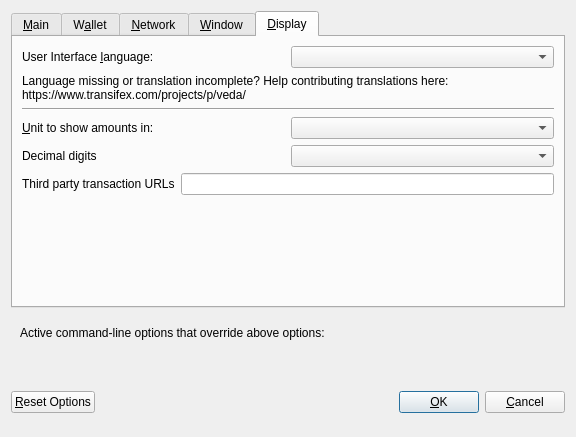
<?xml version="1.0" encoding="UTF-8"?>
<ui version="4.0">
 <class>OptionsDialog</class>
 <widget class="QDialog" name="OptionsDialog">
  <property name="geometry">
   <rect>
    <x>0</x>
    <y>0</y>
    <width>576</width>
    <height>411</height>
   </rect>
  </property>
  <property name="windowTitle">
   <string>Options</string>
  </property>
  <property name="modal">
   <bool>true</bool>
  </property>
  <layout class="QVBoxLayout" name="verticalLayout">
   <item>
    <widget class="QTabWidget" name="tabWidget">
     <property name="currentIndex">
      <number>4</number>
     </property>
     <widget class="QWidget" name="tabMain">
      <attribute name="title">
       <string>&amp;Main</string>
      </attribute>
      <layout class="QVBoxLayout" name="verticalLayout_Main">
       <item>
        <widget class="QCheckBox" name="bitcoinAtStartup">
         <property name="toolTip">
          <string>Automatically start Veda Core after logging in to the system.</string>
         </property>
         <property name="text">
          <string>&amp;Start Veda Core on system login</string>
         </property>
        </widget>
       </item>
       <item>
        <layout class="QHBoxLayout" name="horizontalLayout_2_Main">
         <item>
          <widget class="QLabel" name="databaseCacheLabel">
           <property name="text">
            <string>Size of &amp;database cache</string>
           </property>
           <property name="textFormat">
            <enum>Qt::PlainText</enum>
           </property>
           <property name="buddy">
            <cstring>databaseCache</cstring>
           </property>
          </widget>
         </item>
         <item>
          <widget class="QSpinBox" name="databaseCache"/>
         </item>
         <item>
          <widget class="QLabel" name="databaseCacheUnitLabel">
           <property name="text">
            <string>MB</string>
           </property>
           <property name="textFormat">
            <enum>Qt::PlainText</enum>
           </property>
          </widget>
         </item>
         <item>
          <spacer name="horizontalSpacer_2_Main">
           <property name="orientation">
            <enum>Qt::Horizontal</enum>
           </property>
           <property name="sizeHint" stdset="0">
            <size>
             <width>40</width>
             <height>20</height>
            </size>
           </property>
          </spacer>
         </item>
        </layout>
       </item>
       <item>
        <layout class="QHBoxLayout" name="horizontalLayout_3_Main">
         <item>
          <widget class="QLabel" name="threadsScriptVerifLabel">
           <property name="text">
            <string>Number of script &amp;verification threads</string>
           </property>
           <property name="textFormat">
            <enum>Qt::PlainText</enum>
           </property>
           <property name="buddy">
            <cstring>threadsScriptVerif</cstring>
           </property>
          </widget>
         </item>
         <item>
          <widget class="QSpinBox" name="threadsScriptVerif">
           <property name="toolTip">
            <string>(0 = auto, &lt;0 = leave that many cores free)</string>
           </property>
          </widget>
         </item>
         <item>
          <spacer name="horizontalSpacer_3_Main">
           <property name="orientation">
            <enum>Qt::Horizontal</enum>
           </property>
           <property name="sizeHint" stdset="0">
            <size>
             <width>40</width>
             <height>20</height>
            </size>
           </property>
          </spacer>
         </item>
        </layout>
       </item>
       <item>
        <spacer name="verticalSpacer_Main">
         <property name="orientation">
          <enum>Qt::Vertical</enum>
         </property>
         <property name="sizeHint" stdset="0">
          <size>
           <width>20</width>
           <height>40</height>
          </size>
         </property>
        </spacer>
       </item>
      </layout>
     </widget>
     <widget class="QWidget" name="tabWallet">
      <attribute name="title">
       <string>W&amp;allet</string>
      </attribute>
      <layout class="QVBoxLayout" name="verticalLayout_Wallet">
       <item>
        <widget class="QGroupBox" name="groupBox">
         <property name="title">
          <string>Expert</string>
         </property>
         <layout class="QVBoxLayout" name="verticalLayout_2">
          <item>
           <widget class="QCheckBox" name="coinControlFeatures">
            <property name="toolTip">
             <string>Whether to show coin control features or not.</string>
            </property>
            <property name="text">
             <string>Enable coin &amp;control features</string>
            </property>
           </widget>
          </item>
          <item>
           <widget class="QCheckBox" name="showMasternodesTab">
            <property name="toolTip">
             <string>Show additional tab listing all your masternodes in first sub-tab&lt;br/&gt;and all masternodes on the network in second sub-tab.</string>
            </property>
            <property name="text">
             <string>Show Masternodes Tab</string>
            </property>
           </widget>
          </item>
          <item>
           <widget class="QCheckBox" name="showAdvancedPSUI">
            <property name="toolTip">
             <string>Show additional information and buttons for PrivateSend on overview screen.</string>
            </property>
            <property name="text">
             <string>Enable advanced PrivateSend interface</string>
            </property>
           </widget>
          </item>
          <item>
           <widget class="QCheckBox" name="lowKeysWarning">
            <property name="toolTip">
             <string>Show warning dialog when PrivateSend detects that wallet has very low number of keys left.</string>
            </property>
            <property name="text">
             <string>Warn if PrivateSend is running out of keys</string>
            </property>
           </widget>
          </item>
          <item>
           <widget class="QCheckBox" name="privateSendMultiSession">
            <property name="toolTip">
             <string>Whether to use experimental PrivateSend mode with multiple mixing sessions per block.&lt;br/&gt;Note: You must use this feature carefully.&lt;br/&gt;Make sure you always have recent wallet (auto)backup in a safe place!</string>
            </property>
            <property name="text">
             <string>Enable PrivateSend &amp;multi-session</string>
            </property>
           </widget>
          </item>
          <item>
           <widget class="QCheckBox" name="spendZeroConfChange">
            <property name="toolTip">
             <string>If you disable the spending of unconfirmed change, the change from a transaction&lt;br/&gt;cannot be used until that transaction has at least one confirmation.&lt;br/&gt;This also affects how your balance is computed.</string>
            </property>
            <property name="text">
             <string>&amp;Spend unconfirmed change</string>
            </property>
           </widget>
          </item>
         </layout>
        </widget>
       </item>
       <item>
        <layout class="QHBoxLayout" name="horizontalLayout_4_Wallet">
         <item>
          <widget class="QLabel" name="label">
           <property name="toolTip">
            <string>This setting determines the amount of individual masternodes that an input will be anonymized through.&lt;br/&gt;More rounds of anonymization gives a higher degree of privacy, but also costs more in fees.</string>
           </property>
           <property name="text">
            <string>PrivateSend rounds to use</string>
           </property>
          </widget>
         </item>
         <item>
          <widget class="QSpinBox" name="privateSendRounds">
           <property name="minimum">
            <number>2</number>
           </property>
           <property name="maximum">
            <number>8</number>
           </property>
           <property name="value">
            <number>4</number>
           </property>
          </widget>
         </item>
        </layout>
       </item>
       <item>
        <layout class="QHBoxLayout" name="horizontalLayout">
         <item>
          <widget class="QLabel" name="label_2">
           <property name="toolTip">
            <string>This amount acts as a threshold to turn off PrivateSend once it's reached.</string>
           </property>
           <property name="statusTip">
            <string notr="true"/>
           </property>
           <property name="whatsThis">
            <string notr="true"/>
           </property>
           <property name="accessibleName">
            <string notr="true"/>
           </property>
           <property name="accessibleDescription">
            <string notr="true"/>
           </property>
           <property name="text">
            <string>Amount of Veda to keep anonymized</string>
           </property>
          </widget>
         </item>
         <item>
          <widget class="QSpinBox" name="privateSendAmount">
           <property name="minimum">
            <number>2</number>
           </property>
           <property name="maximum">
            <number>2000</number>
           </property>
           <property name="singleStep">
            <number>10</number>
           </property>
           <property name="value">
            <number>1000</number>
           </property>
          </widget>
         </item>
        </layout>
       </item>
       <item>
        <spacer name="verticalSpacer_Wallet">
         <property name="orientation">
          <enum>Qt::Vertical</enum>
         </property>
         <property name="sizeHint" stdset="0">
          <size>
           <width>20</width>
           <height>40</height>
          </size>
         </property>
        </spacer>
       </item>
      </layout>
     </widget>
     <widget class="QWidget" name="tabNetwork">
      <attribute name="title">
       <string>&amp;Network</string>
      </attribute>
      <layout class="QVBoxLayout" name="verticalLayout_Network">
       <item>
        <widget class="QCheckBox" name="mapPortUpnp">
         <property name="toolTip">
          <string>Automatically open the Veda Core client port on the router. This only works when your router supports UPnP and it is enabled.</string>
         </property>
         <property name="text">
          <string>Map port using &amp;UPnP</string>
         </property>
        </widget>
       </item>
       <item>
        <widget class="QCheckBox" name="allowIncoming">
         <property name="toolTip">
          <string>Accept connections from outside</string>
         </property>
         <property name="text">
          <string>Allow incoming connections</string>
         </property>
        </widget>
       </item>
       <item>
        <widget class="QCheckBox" name="connectSocks">
         <property name="toolTip">
          <string>Connect to the Veda network through a SOCKS5 proxy.</string>
         </property>
         <property name="text">
          <string>&amp;Connect through SOCKS5 proxy (default proxy):</string>
         </property>
        </widget>
       </item>
       <item>
        <layout class="QHBoxLayout" name="horizontalLayout_1_Network">
         <item>
          <widget class="QLabel" name="proxyIpLabel">
           <property name="text">
            <string>Proxy &amp;IP:</string>
           </property>
           <property name="textFormat">
            <enum>Qt::PlainText</enum>
           </property>
           <property name="buddy">
            <cstring>proxyIp</cstring>
           </property>
          </widget>
         </item>
         <item>
          <widget class="QValidatedLineEdit" name="proxyIp">
           <property name="minimumSize">
            <size>
             <width>140</width>
             <height>0</height>
            </size>
           </property>
           <property name="maximumSize">
            <size>
             <width>140</width>
             <height>16777215</height>
            </size>
           </property>
           <property name="toolTip">
            <string>IP address of the proxy (e.g. IPv4: 127.0.0.1 / IPv6: ::1)</string>
           </property>
          </widget>
         </item>
         <item>
          <widget class="QLabel" name="proxyPortLabel">
           <property name="text">
            <string>&amp;Port:</string>
           </property>
           <property name="textFormat">
            <enum>Qt::PlainText</enum>
           </property>
           <property name="buddy">
            <cstring>proxyPort</cstring>
           </property>
          </widget>
         </item>
         <item>
          <widget class="QLineEdit" name="proxyPort">
           <property name="minimumSize">
            <size>
             <width>55</width>
             <height>0</height>
            </size>
           </property>
           <property name="maximumSize">
            <size>
             <width>55</width>
             <height>16777215</height>
            </size>
           </property>
           <property name="toolTip">
            <string>Port of the proxy (e.g. 9050)</string>
           </property>
          </widget>
         </item>
         <item>
          <spacer name="horizontalSpacer_1_Network">
           <property name="orientation">
            <enum>Qt::Horizontal</enum>
           </property>
           <property name="sizeHint" stdset="0">
            <size>
             <width>40</width>
             <height>20</height>
            </size>
           </property>
          </spacer>
         </item>
        </layout>
       </item>
       <item>
        <layout class="QHBoxLayout" name="horizontalLayout_2_Network">
         <item>
          <widget class="QLabel" name="proxyActiveNets">
           <property name="text">
            <string>Used for reaching peers via:</string>
           </property>
           <property name="textFormat">
            <enum>Qt::PlainText</enum>
           </property>
          </widget>
         </item>
         <item>
          <widget class="QCheckBox" name="proxyReachIPv4">
           <property name="enabled">
            <bool>false</bool>
           </property>
           <property name="toolTip">
            <string>Shows, if the supplied default SOCKS5 proxy is used to reach peers via this network type.</string>
           </property>
           <property name="text">
            <string/>
           </property>
          </widget>
         </item>
         <item>
          <widget class="QLabel" name="proxyReachIPv4Label">
           <property name="text">
            <string>IPv4</string>
           </property>
           <property name="textFormat">
            <enum>Qt::PlainText</enum>
           </property>
          </widget>
         </item>
         <item>
          <widget class="QCheckBox" name="proxyReachIPv6">
           <property name="enabled">
            <bool>false</bool>
           </property>
           <property name="toolTip">
            <string>Shows, if the supplied default SOCKS5 proxy is used to reach peers via this network type.</string>
           </property>
           <property name="text">
            <string/>
           </property>
          </widget>
         </item>
         <item>
          <widget class="QLabel" name="proxyReachIPv6Label">
           <property name="text">
            <string>IPv6</string>
           </property>
           <property name="textFormat">
            <enum>Qt::PlainText</enum>
           </property>
          </widget>
         </item>
         <item>
          <widget class="QCheckBox" name="proxyReachTor">
           <property name="enabled">
            <bool>false</bool>
           </property>
           <property name="toolTip">
            <string>Shows, if the supplied default SOCKS5 proxy is used to reach peers via this network type.</string>
           </property>
           <property name="text">
            <string/>
           </property>
          </widget>
         </item>
         <item>
          <widget class="QLabel" name="proxyReachTorLabel">
           <property name="text">
            <string>Tor</string>
           </property>
           <property name="textFormat">
            <enum>Qt::PlainText</enum>
           </property>
          </widget>
         </item>
         <item>
          <spacer name="horizontalSpacer_2_Network">
           <property name="orientation">
            <enum>Qt::Horizontal</enum>
           </property>
           <property name="sizeHint" stdset="0">
            <size>
             <width>40</width>
             <height>20</height>
            </size>
           </property>
          </spacer>
         </item>
        </layout>
       </item>
       <item>
        <widget class="QCheckBox" name="connectSocksTor">
         <property name="toolTip">
          <string>Connect to the Veda network through a separate SOCKS5 proxy for Tor hidden services.</string>
         </property>
         <property name="text">
          <string>Use separate SOCKS5 proxy to reach peers via Tor hidden services:</string>
         </property>
        </widget>
       </item>
       <item>
        <layout class="QHBoxLayout" name="horizontalLayout_3_Network">
         <item>
          <widget class="QLabel" name="proxyIpTorLabel">
           <property name="text">
            <string>Proxy &amp;IP:</string>
           </property>
           <property name="textFormat">
            <enum>Qt::PlainText</enum>
           </property>
           <property name="buddy">
            <cstring>proxyIpTor</cstring>
           </property>
          </widget>
         </item>
         <item>
          <widget class="QValidatedLineEdit" name="proxyIpTor">
           <property name="minimumSize">
            <size>
             <width>140</width>
             <height>0</height>
            </size>
           </property>
           <property name="maximumSize">
            <size>
             <width>140</width>
             <height>16777215</height>
            </size>
           </property>
           <property name="toolTip">
            <string>IP address of the proxy (e.g. IPv4: 127.0.0.1 / IPv6: ::1)</string>
           </property>
          </widget>
         </item>
         <item>
          <widget class="QLabel" name="proxyPortTorLabel">
           <property name="text">
            <string>&amp;Port:</string>
           </property>
           <property name="textFormat">
            <enum>Qt::PlainText</enum>
           </property>
           <property name="buddy">
            <cstring>proxyPortTor</cstring>
           </property>
          </widget>
         </item>
         <item>
          <widget class="QLineEdit" name="proxyPortTor">
           <property name="minimumSize">
            <size>
             <width>55</width>
             <height>0</height>
            </size>
           </property>
           <property name="maximumSize">
            <size>
             <width>55</width>
             <height>16777215</height>
            </size>
           </property>
           <property name="toolTip">
            <string>Port of the proxy (e.g. 9050)</string>
           </property>
          </widget>
         </item>
         <item>
          <spacer name="horizontalSpacer_4_Network">
           <property name="orientation">
            <enum>Qt::Horizontal</enum>
           </property>
           <property name="sizeHint" stdset="0">
            <size>
             <width>40</width>
             <height>20</height>
            </size>
           </property>
          </spacer>
         </item>
        </layout>
       </item>
       <item>
        <spacer name="verticalSpacer_Network">
         <property name="orientation">
          <enum>Qt::Vertical</enum>
         </property>
         <property name="sizeHint" stdset="0">
          <size>
           <width>20</width>
           <height>40</height>
          </size>
         </property>
        </spacer>
       </item>
      </layout>
     </widget>
     <widget class="QWidget" name="tabWindow">
      <attribute name="title">
       <string>&amp;Window</string>
      </attribute>
      <layout class="QVBoxLayout" name="verticalLayout_Window">
       <item>
        <widget class="QCheckBox" name="hideTrayIcon">
         <property name="toolTip">
          <string>&amp;Hide the icon from the system tray.</string>
         </property>
         <property name="text">
          <string>Hide tray icon</string>
         </property>
        </widget>
       </item>
       <item>
        <widget class="QCheckBox" name="minimizeToTray">
         <property name="toolTip">
          <string>Show only a tray icon after minimizing the window.</string>
         </property>
         <property name="text">
          <string>&amp;Minimize to the tray instead of the taskbar</string>
         </property>
        </widget>
       </item>
       <item>
        <widget class="QCheckBox" name="minimizeOnClose">
         <property name="toolTip">
          <string>Minimize instead of exit the application when the window is closed. When this option is enabled, the application will be closed only after selecting Exit in the menu.</string>
         </property>
         <property name="text">
          <string>M&amp;inimize on close</string>
         </property>
        </widget>
       </item>
       <item>
        <spacer name="verticalSpacer_Window">
         <property name="orientation">
          <enum>Qt::Vertical</enum>
         </property>
         <property name="sizeHint" stdset="0">
          <size>
           <width>20</width>
           <height>40</height>
          </size>
         </property>
        </spacer>
       </item>
      </layout>
     </widget>
     <widget class="QWidget" name="tabDisplay">
      <attribute name="title">
       <string>&amp;Display</string>
      </attribute>
      <layout class="QVBoxLayout" name="verticalLayout_Display">
       <item>
        <layout class="QHBoxLayout" name="horizontalLayout_1_Display">
         <item>
          <widget class="QLabel" name="langLabel">
           <property name="text">
            <string>User Interface &amp;language:</string>
           </property>
           <property name="textFormat">
            <enum>Qt::PlainText</enum>
           </property>
           <property name="buddy">
            <cstring>lang</cstring>
           </property>
          </widget>
         </item>
         <item>
          <widget class="QValueComboBox" name="lang">
           <property name="toolTip">
            <string>The user interface language can be set here. This setting will take effect after restarting Veda Core.</string>
           </property>
          </widget>
         </item>
        </layout>
       </item>
       <item>
        <widget class="QLabel" name="label_3">
         <property name="toolTip">
          <string notr="true"/>
         </property>
         <property name="statusTip">
          <string notr="true"/>
         </property>
         <property name="whatsThis">
          <string notr="true"/>
         </property>
         <property name="accessibleName">
          <string notr="true"/>
         </property>
         <property name="text">
          <string>Language missing or translation incomplete? Help contributing translations here:
https://www.transifex.com/projects/p/veda/</string>
         </property>
         <property name="wordWrap">
          <bool>true</bool>
         </property>
         <property name="openExternalLinks">
          <bool>true</bool>
         </property>
         <property name="textInteractionFlags">
          <set>Qt::TextBrowserInteraction</set>
         </property>
        </widget>
       </item>
       <item>
        <widget class="Line" name="line">
         <property name="orientation">
          <enum>Qt::Horizontal</enum>
         </property>
        </widget>
       </item>
       <item>
        <layout class="QHBoxLayout" name="horizontalLayout_2_Display">
         <item>
          <widget class="QLabel" name="unitLabel">
           <property name="text">
            <string>&amp;Unit to show amounts in:</string>
           </property>
           <property name="textFormat">
            <enum>Qt::PlainText</enum>
           </property>
           <property name="buddy">
            <cstring>unit</cstring>
           </property>
          </widget>
         </item>
         <item>
          <widget class="QValueComboBox" name="unit">
           <property name="toolTip">
            <string>Choose the default subdivision unit to show in the interface and when sending coins.</string>
           </property>
          </widget>
         </item>
        </layout>
       </item>
       <item>
        <layout class="QHBoxLayout" name="horizontalLayout_5_Display">
         <item>
          <widget class="QLabel" name="digitsLabel">
           <property name="text">
            <string>Decimal digits</string>
           </property>
          </widget>
         </item>
         <item>
          <widget class="QValueComboBox" name="digits"/>
         </item>
        </layout>
       </item>
       <item>
        <layout class="QHBoxLayout" name="horizontalLayout_3_Display">
         <item>
          <widget class="QLabel" name="thirdPartyTxUrlsLabel">
           <property name="toolTip">
            <string>Third party URLs (e.g. a block explorer) that appear in the transactions tab as context menu items.&lt;br/&gt;%s in the URL is replaced by transaction hash. Multiple URLs are separated by vertical bar |.</string>
           </property>
           <property name="text">
            <string>Third party transaction URLs</string>
           </property>
           <property name="buddy">
            <cstring>thirdPartyTxUrls</cstring>
           </property>
          </widget>
         </item>
         <item>
          <widget class="QLineEdit" name="thirdPartyTxUrls">
           <property name="toolTip">
            <string>Third party URLs (e.g. a block explorer) that appear in the transactions tab as context menu items.&lt;br/&gt;%s in the URL is replaced by transaction hash. Multiple URLs are separated by vertical bar |.</string>
           </property>
          </widget>
         </item>
        </layout>
       </item>
       <item>
        <spacer name="verticalSpacer">
         <property name="orientation">
          <enum>Qt::Vertical</enum>
         </property>
         <property name="sizeHint" stdset="0">
          <size>
           <width>20</width>
           <height>40</height>
          </size>
         </property>
        </spacer>
       </item>
      </layout>
     </widget>
    </widget>
   </item>
   <item>
    <widget class="QFrame" name="frame">
     <layout class="QVBoxLayout" name="verticalLayout_Bottom">
      <item>
       <layout class="QHBoxLayout" name="horizontalLayout_Bottom">
        <item>
         <widget class="QLabel" name="overriddenByCommandLineInfoLabel">
          <property name="text">
           <string>Active command-line options that override above options:</string>
          </property>
          <property name="textFormat">
           <enum>Qt::PlainText</enum>
          </property>
         </widget>
        </item>
        <item>
         <spacer name="horizontalSpacer_Bottom">
          <property name="orientation">
           <enum>Qt::Horizontal</enum>
          </property>
          <property name="sizeHint" stdset="0">
           <size>
            <width>40</width>
            <height>20</height>
           </size>
          </property>
         </spacer>
        </item>
       </layout>
      </item>
      <item>
       <widget class="QLabel" name="overriddenByCommandLineLabel">
        <property name="text">
         <string/>
        </property>
        <property name="textFormat">
         <enum>Qt::PlainText</enum>
        </property>
        <property name="wordWrap">
         <bool>true</bool>
        </property>
       </widget>
      </item>
     </layout>
    </widget>
   </item>
   <item>
    <layout class="QHBoxLayout" name="horizontalLayout_Buttons">
     <item>
      <widget class="QPushButton" name="resetButton">
       <property name="toolTip">
        <string>Reset all client options to default.</string>
       </property>
       <property name="text">
        <string>&amp;Reset Options</string>
       </property>
       <property name="autoDefault">
        <bool>false</bool>
       </property>
      </widget>
     </item>
     <item>
      <spacer name="horizontalSpacer_1">
       <property name="orientation">
        <enum>Qt::Horizontal</enum>
       </property>
       <property name="sizeHint" stdset="0">
        <size>
         <width>40</width>
         <height>48</height>
        </size>
       </property>
      </spacer>
     </item>
     <item>
      <widget class="QLabel" name="statusLabel">
       <property name="minimumSize">
        <size>
         <width>200</width>
         <height>0</height>
        </size>
       </property>
       <property name="font">
        <font>
         <weight>75</weight>
         <bold>true</bold>
        </font>
       </property>
       <property name="text">
        <string/>
       </property>
       <property name="textFormat">
        <enum>Qt::PlainText</enum>
       </property>
       <property name="wordWrap">
        <bool>true</bool>
       </property>
      </widget>
     </item>
     <item>
      <spacer name="horizontalSpacer_2">
       <property name="orientation">
        <enum>Qt::Horizontal</enum>
       </property>
       <property name="sizeHint" stdset="0">
        <size>
         <width>40</width>
         <height>48</height>
        </size>
       </property>
      </spacer>
     </item>
     <item>
      <widget class="QPushButton" name="okButton">
       <property name="text">
        <string>&amp;OK</string>
       </property>
       <property name="autoDefault">
        <bool>false</bool>
       </property>
       <property name="default">
        <bool>true</bool>
       </property>
      </widget>
     </item>
     <item>
      <widget class="QPushButton" name="cancelButton">
       <property name="text">
        <string>&amp;Cancel</string>
       </property>
       <property name="autoDefault">
        <bool>false</bool>
       </property>
      </widget>
     </item>
    </layout>
   </item>
  </layout>
 </widget>
 <customwidgets>
  <customwidget>
   <class>QValidatedLineEdit</class>
   <extends>QLineEdit</extends>
   <header>qvalidatedlineedit.h</header>
  </customwidget>
  <customwidget>
   <class>QValueComboBox</class>
   <extends>QComboBox</extends>
   <header>qvaluecombobox.h</header>
  </customwidget>
 </customwidgets>
 <resources/>
 <connections/>
</ui>
